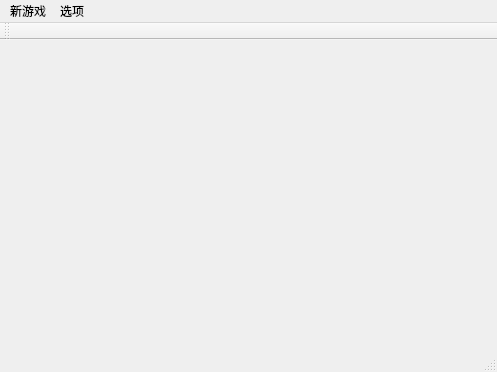
<?xml version="1.0" encoding="UTF-8"?>
<ui version="4.0">
 <class>MainWindow</class>
 <widget class="QMainWindow" name="MainWindow">
  <property name="geometry">
   <rect>
    <x>0</x>
    <y>0</y>
    <width>497</width>
    <height>372</height>
   </rect>
  </property>
  <property name="windowTitle">
   <string>QT扫雷游戏（by逆风微光）</string>
  </property>
  <widget class="QWidget" name="centralWidget"/>
  <widget class="QMenuBar" name="menuBar">
   <property name="geometry">
    <rect>
     <x>0</x>
     <y>0</y>
     <width>497</width>
     <height>23</height>
    </rect>
   </property>
   <widget class="QMenu" name="menu">
    <property name="title">
     <string>新游戏</string>
    </property>
   </widget>
   <widget class="QMenu" name="menu_2">
    <property name="title">
     <string>选项</string>
    </property>
    <addaction name="action9_9_10"/>
    <addaction name="action16_16_40"/>
    <addaction name="action_16_30_99"/>
   </widget>
   <addaction name="menu"/>
   <addaction name="menu_2"/>
  </widget>
  <widget class="QToolBar" name="mainToolBar">
   <attribute name="toolBarArea">
    <enum>TopToolBarArea</enum>
   </attribute>
   <attribute name="toolBarBreak">
    <bool>false</bool>
   </attribute>
  </widget>
  <widget class="QStatusBar" name="statusBar"/>
  <action name="action9_9_10">
   <property name="text">
    <string>初级 9*9 10个雷</string>
   </property>
  </action>
  <action name="action16_16_40">
   <property name="text">
    <string>中级 16*16 40个雷</string>
   </property>
  </action>
  <action name="action_16_30_99">
   <property name="text">
    <string>高级 16*30 99个雷</string>
   </property>
  </action>
 </widget>
 <layoutdefault spacing="6" margin="11"/>
 <resources/>
 <connections/>
</ui>
